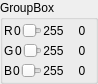
<?xml version="1.0" encoding="UTF-8"?>
<ui version="4.0">
 <class>ColorBox</class>
 <widget class="QGroupBox" name="ColorBox">
  <property name="geometry">
   <rect>
    <x>0</x>
    <y>0</y>
    <width>98</width>
    <height>84</height>
   </rect>
  </property>
  <property name="sizePolicy">
   <sizepolicy hsizetype="Preferred" vsizetype="Minimum">
    <horstretch>0</horstretch>
    <verstretch>0</verstretch>
   </sizepolicy>
  </property>
  <property name="windowTitle">
   <string>GroupBox</string>
  </property>
  <property name="title">
   <string>GroupBox</string>
  </property>
  <layout class="QHBoxLayout" name="horizontalLayout_4">
   <property name="spacing">
    <number>6</number>
   </property>
   <property name="leftMargin">
    <number>1</number>
   </property>
   <property name="topMargin">
    <number>1</number>
   </property>
   <property name="rightMargin">
    <number>1</number>
   </property>
   <property name="bottomMargin">
    <number>1</number>
   </property>
   <item>
    <layout class="QVBoxLayout" name="vLayout_Slider">
     <property name="spacing">
      <number>1</number>
     </property>
     <item>
      <layout class="QHBoxLayout" name="hLayout_R">
       <item>
        <widget class="QLabel" name="label_R">
         <property name="text">
          <string>R</string>
         </property>
        </widget>
       </item>
       <item>
        <widget class="QLabel" name="label_R_Min">
         <property name="text">
          <string>0</string>
         </property>
         <property name="alignment">
          <set>Qt::AlignCenter</set>
         </property>
        </widget>
       </item>
       <item>
        <widget class="QSlider" name="slider_R">
         <property name="maximum">
          <number>255</number>
         </property>
         <property name="orientation">
          <enum>Qt::Horizontal</enum>
         </property>
        </widget>
       </item>
       <item>
        <widget class="QLabel" name="label_R_Max">
         <property name="text">
          <string>255</string>
         </property>
         <property name="alignment">
          <set>Qt::AlignCenter</set>
         </property>
        </widget>
       </item>
      </layout>
     </item>
     <item>
      <layout class="QHBoxLayout" name="hLayout_G">
       <item>
        <widget class="QLabel" name="label_G">
         <property name="text">
          <string>G</string>
         </property>
        </widget>
       </item>
       <item>
        <widget class="QLabel" name="label_G_Min">
         <property name="text">
          <string>0</string>
         </property>
         <property name="alignment">
          <set>Qt::AlignCenter</set>
         </property>
        </widget>
       </item>
       <item>
        <widget class="QSlider" name="slider_G">
         <property name="maximum">
          <number>255</number>
         </property>
         <property name="orientation">
          <enum>Qt::Horizontal</enum>
         </property>
        </widget>
       </item>
       <item>
        <widget class="QLabel" name="label_G_Max">
         <property name="text">
          <string>255</string>
         </property>
         <property name="alignment">
          <set>Qt::AlignCenter</set>
         </property>
        </widget>
       </item>
      </layout>
     </item>
     <item>
      <layout class="QHBoxLayout" name="hLayout_B">
       <item>
        <widget class="QLabel" name="label_B">
         <property name="text">
          <string>B</string>
         </property>
        </widget>
       </item>
       <item>
        <widget class="QLabel" name="label_B_Min">
         <property name="text">
          <string>0</string>
         </property>
         <property name="alignment">
          <set>Qt::AlignCenter</set>
         </property>
        </widget>
       </item>
       <item>
        <widget class="QSlider" name="slider_B">
         <property name="maximum">
          <number>255</number>
         </property>
         <property name="orientation">
          <enum>Qt::Horizontal</enum>
         </property>
        </widget>
       </item>
       <item>
        <widget class="QLabel" name="label_B_Max">
         <property name="text">
          <string>255</string>
         </property>
         <property name="alignment">
          <set>Qt::AlignCenter</set>
         </property>
        </widget>
       </item>
      </layout>
     </item>
    </layout>
   </item>
   <item>
    <widget class="QWidget" name="widget_Color" native="true">
     <property name="minimumSize">
      <size>
       <width>24</width>
       <height>0</height>
      </size>
     </property>
     <layout class="QVBoxLayout" name="verticalLayout">
      <property name="spacing">
       <number>1</number>
      </property>
      <property name="leftMargin">
       <number>1</number>
      </property>
      <property name="topMargin">
       <number>0</number>
      </property>
      <property name="rightMargin">
       <number>1</number>
      </property>
      <property name="bottomMargin">
       <number>0</number>
      </property>
      <item>
       <widget class="QLabel" name="label_R_Value">
        <property name="text">
         <string>0</string>
        </property>
        <property name="alignment">
         <set>Qt::AlignCenter</set>
        </property>
       </widget>
      </item>
      <item>
       <widget class="QLabel" name="label_G_Value">
        <property name="text">
         <string>0</string>
        </property>
        <property name="alignment">
         <set>Qt::AlignCenter</set>
        </property>
       </widget>
      </item>
      <item>
       <widget class="QLabel" name="label_B_Value">
        <property name="text">
         <string>0</string>
        </property>
        <property name="alignment">
         <set>Qt::AlignCenter</set>
        </property>
       </widget>
      </item>
     </layout>
    </widget>
   </item>
  </layout>
 </widget>
 <resources/>
 <connections>
  <connection>
   <sender>slider_R</sender>
   <signal>valueChanged(int)</signal>
   <receiver>label_R_Value</receiver>
   <slot>setNum(int)</slot>
   <hints>
    <hint type="sourcelabel">
     <x>43</x>
     <y>24</y>
    </hint>
    <hint type="destinationlabel">
     <x>203</x>
     <y>36</y>
    </hint>
   </hints>
  </connection>
  <connection>
   <sender>slider_G</sender>
   <signal>valueChanged(int)</signal>
   <receiver>label_G_Value</receiver>
   <slot>setNum(int)</slot>
   <hints>
    <hint type="sourcelabel">
     <x>77</x>
     <y>43</y>
    </hint>
    <hint type="destinationlabel">
     <x>203</x>
     <y>58</y>
    </hint>
   </hints>
  </connection>
  <connection>
   <sender>slider_B</sender>
   <signal>valueChanged(int)</signal>
   <receiver>label_B_Value</receiver>
   <slot>setNum(int)</slot>
   <hints>
    <hint type="sourcelabel">
     <x>80</x>
     <y>79</y>
    </hint>
    <hint type="destinationlabel">
     <x>203</x>
     <y>81</y>
    </hint>
   </hints>
  </connection>
 </connections>
 <slots>
  <slot>slot1()</slot>
 </slots>
</ui>
